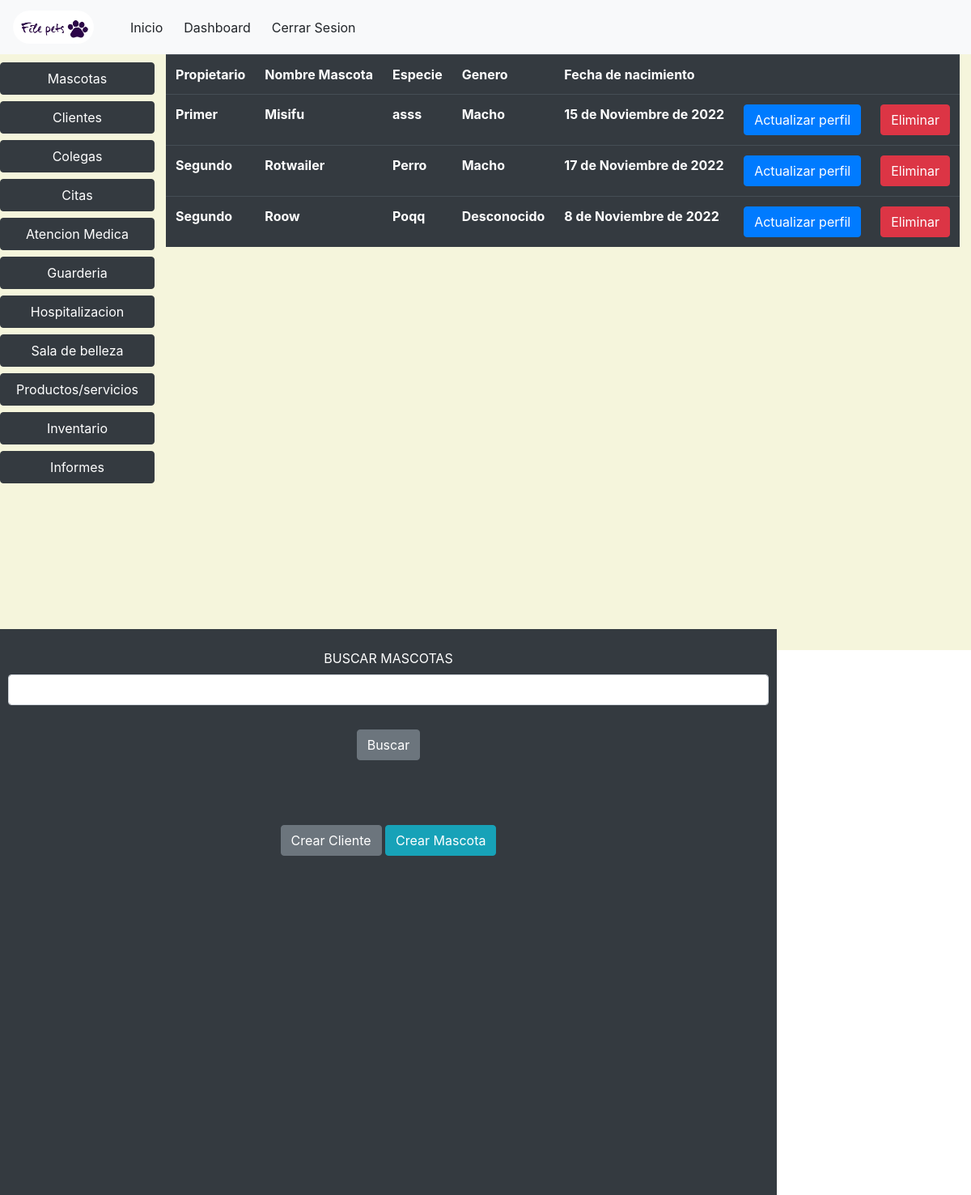
/ver/mascotas (signed in), run on the app's committed database.
### veterinary/models.py (models this page shows, shortened)
class Pet(models.Model):
    client = models.ForeignKey(Client, on_delete= models.PROTECT)
    namePet = models.CharField(max_length=30,blank=False,null=False)
    species = models.CharField(max_length=30,blank=True,null=True)
    birthdate = models.DateField(blank=True,null=True)
    gender = models.CharField(max_length=6 , blank=False, null = False, default='Desconocido')

class Client(models.Model):
    veterinary = models.ForeignKey(Veterinary, on_delete= models.PROTECT ,blank=True,null=True)
    name = models.CharField(max_length=50,blank=False,null=False)
    last_name = models.CharField(max_length=50,blank=False,null=False)
    identification = models.CharField(max_length=50,blank=True,null=True)
    email = models.EmailField(unique=True)
    phone = models.CharField(max_length=15,blank=True,null=True)
    def __str__(self):
        return self.name

### veterinary/views.py (the view)
# urls.py: path("ver/mascotas",views.detailPet,name='detailPet'),
@login_required(login_url='login')
def detailPet(request):
    if request.method == 'POST':
        pet = Pet.objects.filter(namePet__contains = request.POST.get('search',''))
    else:
        pet = Pet.objects.all()
    context = {'pets':pet}
    return render(request,'veterinary/detailPet.html',context)

### templates/veterinary/detailPet.html (shortened to what this page needs)
{% extends 'layout/base.html' %}
{% block 'style' %}
{% load static %}
<link rel="stylesheet" href="{% static 'css/estilo.css' %}">
{% endblock %}
{% block 'header' %}
{% include 'layout/partials/headerbase.html' %}
{% endblock %}
{% block 'content' %}
<div class="left-menu">
  <div class="caja1">
    {% include 'layout/partials/leftmenu.html' %}
  </div>
  <div class="caja2">
    <div style="width: 80%; background-color: rgb(52,58,64);color:white; text-align: center;padding-left: 10px;padding-right: 10px;">
        <form action="" method="POST" style="margin-top:3vh ;">
            <label >BUSCAR MASCOTAS</label>
            <input type="text" class="form-control" name="search">
            <input type="submit" class="btn btn-secondary" value="Buscar" style="margin-top: 30px ;">
        </form>
        <a href=" {% url 'registerClient' %}" class="btn btn-secondary" style="margin-top: 10vh;">Crear Cliente</a>
        <a href=" {% url 'registerPet' %}" class="btn btn-info" style="margin-top: 10vh;">Crear Mascota</a>
    </div>
  </div>
  <div class="caja3">
    <div>
        <table class="table table-dark">
            <tr>
                <th>Propietario</th>
                <th>Nombre Mascota</th>
                <th>Especie</th>
                <th>Genero</th>
                <th>Fecha de nacimiento</th>
                <th></th>
                <th></th>
              </tr>
        {% for pet in pets %}
            <tr>
                <th>{{pet.client}}</th>
                <th>{{pet.namePet}}</th>
                <th>{{pet.species}}</th>
                <th>{{pet.gender}}</th>
                <th>{{pet.birthdate}}</th>
                <th><a href="{% url 'updatePet' id=pet.id %}" class="btn btn-primary">Actualizar perfil</a></th>
                <th><button onclick = "borrar('{{pet.id}}')" class="btn btn-danger">Eliminar</button></th>
            </tr>
        {% endfor %}
        </table>
    </div>
  </div>
</div>
{% endblock %}

### static/css/estilo.css (style rules this page uses)
.left-menu { display: flex; flex-wrap: wrap; width: 100vw; height: 92vh; justify-content: space-between; align-content: space-around; background-color: beige; }
.caja1 { margin-top: 10px; display: flex; flex-direction: column; height: 95%; flex-grow: 1; order: 1 ; }
.caja2 { display: flex; height: 95%; align-content: center; justify-content: space-between; flex-grow: 3; order: 3 ; width: 10vw; }
.caja3 { display: flex; height: 95%; justify-content: center; flex-grow: 3; order: 2 ; width: max-content; }

### data on the page
Pet: client "Primer", namePet "Misifu", species "asss", gender "Macho", birthdate "15 de Noviembre de 2022"
Pet: client "Segundo", namePet "Rotwailer", species "Perro", gender "Macho", birthdate "17 de Noviembre de 2022"
Pet: client "Segundo", namePet "Roow", species "Poqq", gender "Desconocido", birthdate "8 de Noviembre de 2022"
